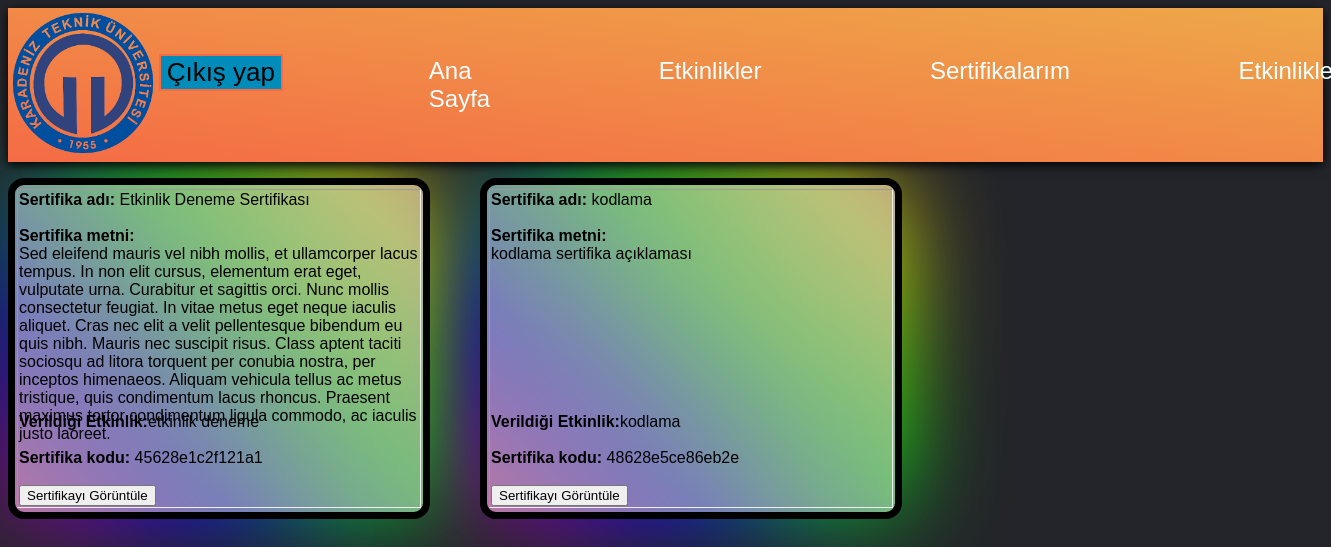
Before: /katilimci/anasayfa/sertifikalar.php (signed in) with the older database file.
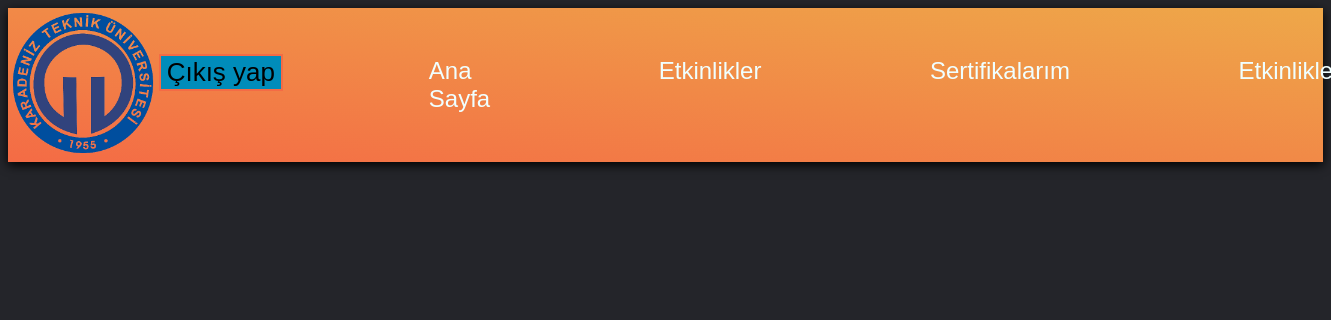
After: the same page with the newer database file.
### tables this page shows
CREATE TABLE `sertifika` (
  `s_id` int(11) NOT NULL,
  `sertifika_kodu` varchar(900) NOT NULL,
  `sertifika_adi` varchar(900) NOT NULL,
  `sertifika_metni` varchar(900) NOT NULL,
  `sertifikayi_veren_birim` varchar(900) NOT NULL,
  `sertifikayi_alan_kisi` varchar(900) NOT NULL,
  `verilen_etkinlik` varchar(900) NOT NULL,
  `sertifika_resmi` varchar(900) NOT NULL
);

CREATE TABLE `etkinlik` (
  `e_id` int(11) NOT NULL,
  `etkinlik_adi` varchar(900) NOT NULL,
  `e_aciklama` varchar(900) NOT NULL,
  `tarih` datetime NOT NULL,
  `yer` varchar(900) NOT NULL,
  `afis_resmi` varchar(1024) NOT NULL,
  `e_guncel_mi` tinyint(1) NOT NULL
);

### katilimci/anasayfa/sertifikalar.php (the view, shortened to what this page needs)
<?php
    require "header.php";
    include_once '../../includes/i_database_handler/dbh.inc.php';
?>
<!DOCTYPE html>
<html lang="en">
<link rel="stylesheet" href="../../css/sertifikalar.css?v=<?php echo time(); ?>">
<head>
</head>
<body>
<?php
    if (isset($_SESSION['ka_id'])) {
        $katilimci_id = $_SESSION['ka_id'];
        $sql = "SELECT * FROM sertifika WHERE sertifikayi_alan_kisi=".$katilimci_id;
        $result = mysqli_query($conn, $sql);
        while ($row = mysqli_fetch_assoc($result)) {
        ?>
            <table border="5" align="left">
                <tr>
                    <td>
                        <b>Sertifika adı: </b><?php echo $row['sertifika_adi'] ?><br><br>
                        <b>Sertifika metni: </b><div class="metindiv"><?php echo $row['sertifika_metni'] ?></div><br>
                        <b>Verildiği Etkinlik:</b><?php $sql2="SELECT * FROM etkinlik WHERE e_id=".$row['verilen_etkinlik'];
                                                        $result2 = mysqli_query($conn, $sql2);
                                                        while ($row2 = mysqli_fetch_assoc($result2)) {
                                                            echo $row2['etkinlik_adi'];
                                                        } ?><br><br>
                        <b>Sertifika kodu: </b><?php echo $row['sertifika_kodu']; ?><br><br>
                        <form action="sertifika_resmi.php" method="post">
                            <button type="submit" name="sertifika_resmi_submit">Sertifikayı Görüntüle</button>
                        </form>
                    </td>
                </tr>
            </table>
        <?php
        }
    }
    else {
        header('Location: katilimci_anasayfa.php');
    }
?>
</body>
</html>

### katilimci/anasayfa/header.php (shortened to what this page needs)
<!DOCTYPE html>
<html lang="en">
<head>
    <link rel="stylesheet" href="../../css/header1.css?v=<?php echo time(); ?>">
</head>
<body>
    <header>
        <nav>
            <a href="katilimci_anasayfa.php">
                <img src="../../images/tuu.png" alt="logo"id="logo" class="img">
            </a>
            <ul>
                <li><a href="katilimci_anasayfa.php">Ana Sayfa</a></li>
                <li><a href="etkinlikler.php">Etkinlikler</a></li>
                <li><a href="sertifikalar.php">Sertifikalarım</a></li>
                <li><a href="etkinliklerim.php">Etkinliklerim</a></li>
            </ul>
            <div>
                <form action="../../includes/i_katilimci/i_anasayfa_katilimci/katilimci_cikis.inc.php" method="POST">
                    <button type="submit" name="katilimci_cikis_submit" id="button">Çıkış yap</button>
                </form>
            </div>
        </nav>
    </header>
</body>
</html>

### css/header1.css (style rules this page uses)
body { font-family: sans-serif; }
header { box-shadow: 0px 3px 10px rgba(0,0,0.2); position: sticky; top:0px; background:linear-gradient(to right top,#f46b45,#eea849); }
nav { min-height: 10vh; display: flex; align-items: center; justify-content: space-between; }
header li { font-size: 1.5rem; }
nav ul { list-style: none; display: flex; justify-content: space-between; position: relative; right:15%; }
ul li { margin-left: 35%; }
nav a { text-decoration: none; color: azure; }
.img { width: 150px; height: 150px; }
#button { position: relative; top:-0.5em; left:-40em; text-decoration: none; cursor: pointer; transition-duration: 0.4s; font-size: 26px; background-color: #008CBA; color: black; border: 2px solid #f46b45 ; }

### css/sertifikalar.css (style rules this page uses)
html { background-color: #24252A; }
table { background-color: rgba(169, 169, 169, 0.707); border: 7px solid; border-radius: 1em; margin-right: 50px; margin-bottom:50px; position: relative; top:1em; width: 4em; }
table:before, table:after { content: ''; position: absolute; left: -2px; top: -2px; background: linear-gradient(45deg, #fb0094, #0000ff, #00ff00,#ffff00, #ff0000, #fb0094, #0000ff, #00ff00,#ffff00, #ff0000); background-size: 400%; width: calc(100% + 4px); height: calc(100% + 4px); z-index: -1; animation: steam 40s linear infinite; border-radius: 1em; }
table:after { filter: blur(50px); }
.metindiv { width: 400px; height: 150px; }

Changed rows visible on the page:
removed sertifika: sertifika_adi "Etkinlik Deneme Sertifikası", sertifika_metni "Sed eleifend mauris vel nibh mollis, et ullamcorper lacus tempus. In non elit cursus, elementum erat eget, vulputate urna. Curabitur et sagittis orci. Nunc mollis consectetur feugiat. In vitae metus eget neque iaculis aliquet. Cras nec elit a velit pellentesque bibendum eu quis nibh. Mauris nec suscipit risus. Class aptent taciti sociosqu ad litora torquent per conubia nostra, per inceptos himenaeos. Aliquam vehicula tellus ac metus tristique, quis condimentum lacus rhoncus. Praesent maximus tortor condimentum ligula commodo, ac iaculis justo laoreet.", sertifika_kodu "45628e1c2f121a1"
removed etkinlik: etkinlik_adi "etkinlik deneme", shown under "Etkinlik Deneme Sertifikası"
removed sertifika: sertifika_adi "kodlama", sertifika_metni "kodlama sertifika açıklaması", sertifika_kodu "48628e5ce86eb2e"
removed etkinlik: etkinlik_adi "kodlama"
